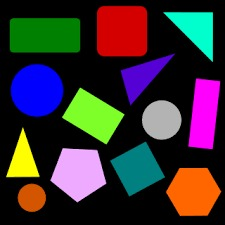
#> input picture Aeronav/Assignment_2/image_2.jpg, 225 x 225 px
$ python 3_2.py
#> lines starting #> are read from the running program, lines starting #| are printed output that depends on the picture; after the words box and inside, x2 and y2 are one past the last pixel; in counts of white or black regions, pixels touching at a corner belong together
import numpy as np
import cv2

img = cv2.imread("image_2.jpg")
#> img is the input picture: shape (225, 225, 3); mean B, G, R 50.3, 47, 56.9

img_gray = cv2.cvtColor(img, cv2.COLOR_BGR2GRAY)
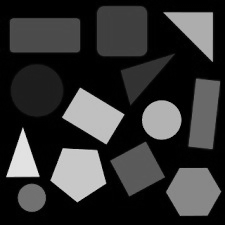
#> img_gray: shape (225, 225); min 0, max 232, mean 50.3

_, threshold = cv2.threshold(img_gray, 245, 255, cv2.THRESH_BINARY_INV)
#> threshold: shape (225, 225); every value is 255

contours, _ = cv2.findContours(threshold, cv2.RETR_TREE, cv2.CHAIN_APPROX_SIMPLE)
#> contours = [[[0, 0], [0, 224], [224, 224], [224, 0]]]

for cnt in contours:
    epsilon = 0.01*cv2.arcLength(cnt, True)
    approx = cv2.approxPolyDP(cnt, epsilon, True)
    cv2.drawContours(img, [approx],0,(135,206,235), 3)

    x,y = approx[0][0]

    if len(approx) == 3:
        cv2.putText(img, "Triangle", (x, y), cv2.FONT_HERSHEY_COMPLEX, 1,(135,206,235) ,2)
    elif len(approx) == 4:
        cv2.putText(img, "Rectangle", (x, y), cv2.FONT_HERSHEY_COMPLEX, 1,(135,206,235),2)
    elif len(approx) == 5:
        cv2.putText(img, "Pentagon", (x, y), cv2.FONT_HERSHEY_COMPLEX, 1,(135,206,235),2)
    elif len(approx) == 6:
        cv2.putText(img, "Hexagon", (x, y), cv2.FONT_HERSHEY_COMPLEX, 1,(135,206,235),2)
#> this loop made 1 pass
#> (epsilon, approx, x, y) on pass 1: (8.96, [[0, 0], [0, 224], [224, 224], [224, 0]], 0, 0)
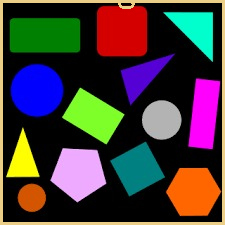
#> img: shape (225, 225, 3); 5.37% of pixels changed, all inside (x1, y1, x2, y2) = (0, 0, 225, 225)

cv2.imshow("final", img)
cv2.waitKey(0)
cv2.destroyAllWindows()
